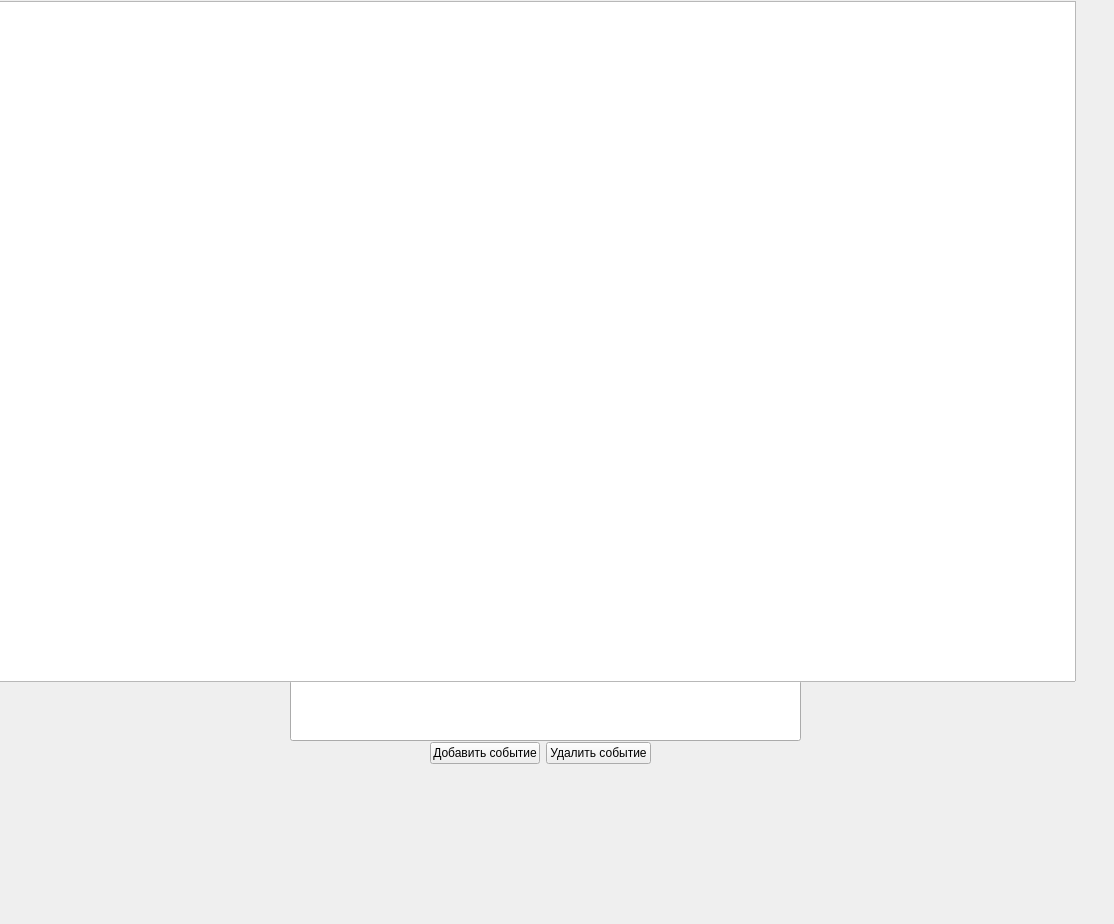
<?xml version="1.0" encoding="UTF-8"?>
<ui version="4.0">
 <class>MainWindow</class>
 <widget class="QMainWindow" name="MainWindow">
  <property name="geometry">
   <rect>
    <x>0</x>
    <y>0</y>
    <width>1114</width>
    <height>924</height>
   </rect>
  </property>
  <property name="windowTitle">
   <string>to_do_list</string>
  </property>
  <widget class="QWidget" name="centralwidget">
   <property name="enabled">
    <bool>true</bool>
   </property>
   <widget class="QWidget" name="layoutWidget">
    <property name="geometry">
     <rect>
      <x>430</x>
      <y>740</y>
      <width>221</width>
      <height>26</height>
     </rect>
    </property>
    <layout class="QHBoxLayout" name="horizontalLayout">
     <item alignment="Qt::AlignmentFlag::AlignHCenter">
      <widget class="QPushButton" name="add_event">
       <property name="text">
        <string>Добавить событие</string>
       </property>
      </widget>
     </item>
     <item alignment="Qt::AlignmentFlag::AlignHCenter">
      <widget class="QPushButton" name="remove_event">
       <property name="text">
        <string>Удалить событие</string>
       </property>
      </widget>
     </item>
    </layout>
   </widget>
   <widget class="QLineEdit" name="lineEdit">
    <property name="geometry">
     <rect>
      <x>290</x>
      <y>680</y>
      <width>511</width>
      <height>61</height>
     </rect>
    </property>
   </widget>
   <widget class="QListWidget" name="listWidget">
    <property name="geometry">
     <rect>
      <x>-5</x>
      <y>1</y>
      <width>1081</width>
      <height>681</height>
     </rect>
    </property>
   </widget>
  </widget>
 </widget>
 <resources/>
 <connections/>
</ui>
